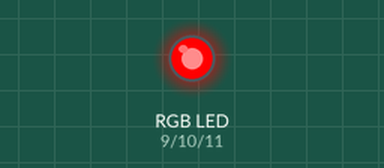
Simulated run of this sketch. Board: Arduino Uno, built with avr-gcc and run on an emulated ATmega328P. Parts: an RGB LED mixed from three pins (HIGH = lit).

Above: at 0.1 s.
At 2.1 s:
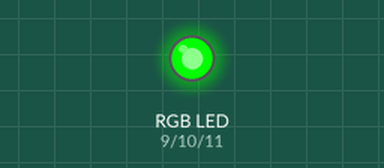
At 4.1 s:
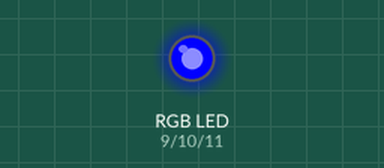
Timing chart, 0 to 5.6 s (numbered marks = the images above):
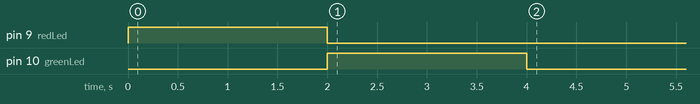

The sketch:

a09_rgb_led_origin.ino
```cpp
/** RGB LED Origin
 * 9. RGB LED를 통해 다양한 색상 나타내기
 *  빨 -> 초 -> 파 순서로 켜기(시간 간격: 2초)
 */
int redLed = 9;
int greenLed = 10;
int blueLed = 11;

void setup() {
  pinMode(redLed, OUTPUT);
  pinMode(greenLed, OUTPUT);
  pinMode(blueLed, OUTPUT);

  digitalWrite(redLed, HIGH);
  delay(2000);
  digitalWrite(redLed, LOW);
  digitalWrite(greenLed, HIGH);
  delay(2000);
  digitalWrite(greenLed, LOW);
  digitalWrite(blueLed, HIGH);
  delay(2000);
}

void loop() {
}
```
